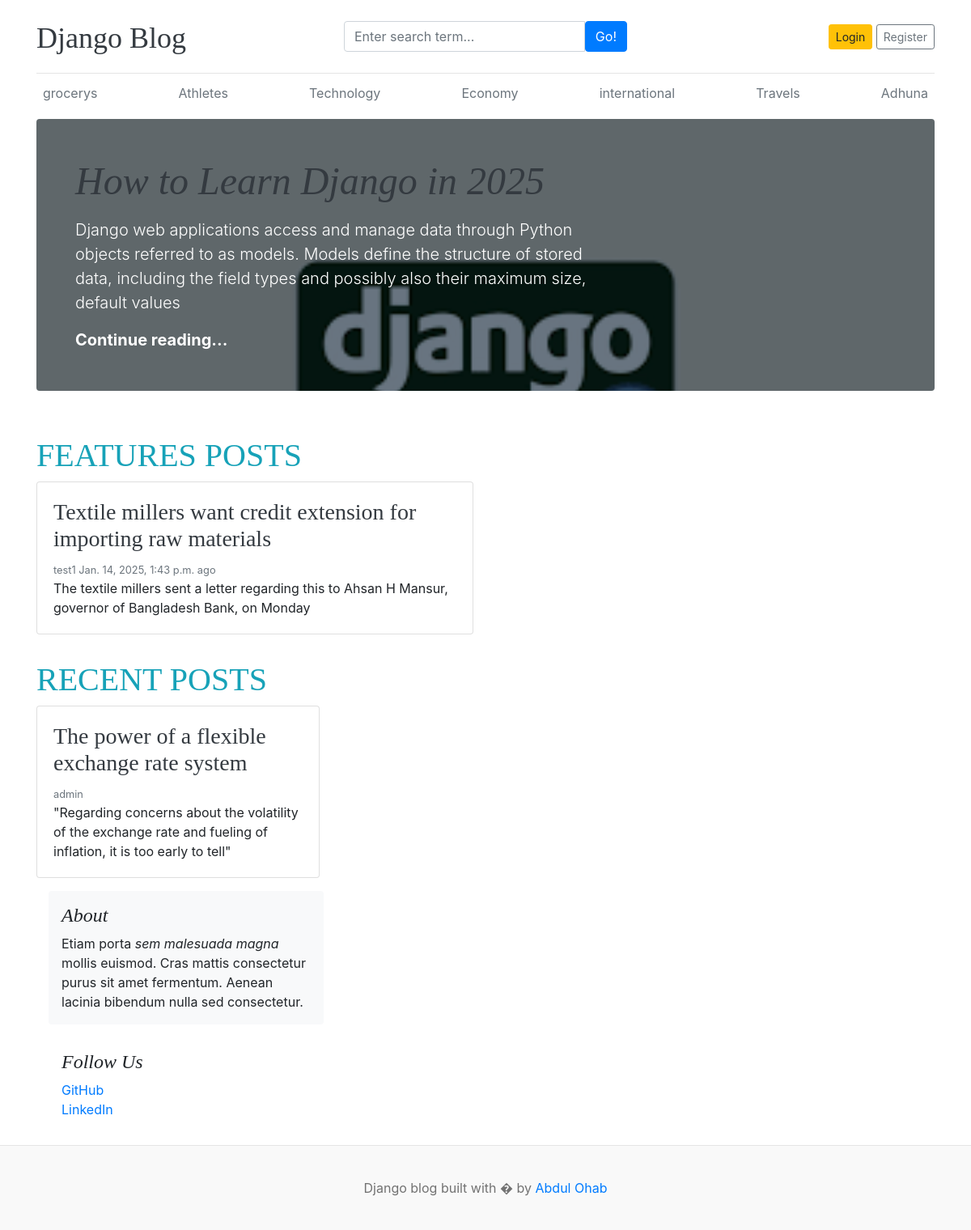
The page / on the database its author committed.
### home/models.py (models this page shows, shortened)
class Category(models.Model):
    category_name=models.CharField(max_length=50,unique=True)
    created_at=models.DateTimeField(auto_now_add=True)
    updated_at=models.DateTimeField(auto_now=True)

class Blogs(models.Model):
    title=models.CharField(max_length=100,unique=True)
    slug=models.SlugField(max_length=100,unique=True)
    category=models.ForeignKey(Category,on_delete=models.CASCADE)
    author=models.ForeignKey(User,on_delete=models.CASCADE)
    blog_image=models.ImageField(upload_to='uploads/%y/%m/%d/')
    short_description=models.TextField(max_length=2000)
    blog_body=models.TextField(max_length=3000)
    status=models.IntegerField(choices=STATUS_CHOICES,default=0)
    is_featured=models.BooleanField(default=False)
    created_at=models.DateTimeField(auto_now_add=True)
    updated_at=models.DateTimeField(auto_now=True)
    def __str__(self):
        return self.title

### home/views.py (the view)
# urls.py: path('', views.homePage ,name='homePage'),
def homePage(request):
    categories=Category.objects.all()
    featured_post=Blogs.objects.filter(is_featured=True,status=1)
    posts=Blogs.objects.filter(is_featured=False,status=1)
    print(posts)
    context={
        'categories':categories,
        'featured_post':featured_post,
        'posts':posts
    }
    return render(request,'home.html',context)

### templates/home.html (shortened to what this page needs)
{% extends 'base.html' %}
{% block content %}
    {% for post in featured_post %}
    {% if forloop.first %}
  <div class="jumbotron p-3 p-md-5 text-white rounded bg-dark" style="background-image: url({{post.blog_image.url}});background-blend-mode: overlay;background-size:cover;">
    <div class="col-md-8 px-0">
      <h1 class="display-4 font-italic"> <a class="text-dark" href="{% url 'blogs' post.slug %}"> {{post.title}}</a> </h1>
      <p class="lead my-3">{{post.short_description}}</p>
      <p class="lead mb-0"><a href="{% url 'homePage' %}" class="text-white font-weight-bold">Continue reading...</a></p>
    </div>
  </div>
  {% endif %}
  {% endfor %}
  <h1 class="pt-4 text-uppercase text-bold text-info ">Features Posts</h1>
  <div class="row mb-2">
    {% for post in featured_post %}
    {% if not forloop.first %}
    <div class="col-md-6">
      <div class="card border-1" >
        <div class="card-body">
          <h3> <a class="text-dark" href="{% url 'blogs' post.slug %}"> {{post.title}}</a></h3>
          <small class="mb-1 text-muted">{{post.author}} {{post.created_at}} ago</small>
          <p class="card-text">{{post.short_description }} </p>
        </div>
      </div>
    </div>
    {% endif %}
    {% endfor %}
  </div>
  <h1 class="pt-4 text-uppercase text-bold text-info ">Recent Posts</h1>
  <main role="main" class="container p-0 ">
    <div class="row">
      {% for post in posts %}
      <div class="col-md-6 col-lg-4 mb-3">
        <div class="card border-1" >
            <div class="card-body" style="min-height: 180px;" >
              <h3 >  <a class="text-dark" href="{% url 'blogs' post.slug %}"> {{post.title}} </a> </h3>
              <small class="mb-1 text-muted">{{post.author}}</small>
              <p class="card-text">{{post.short_description | truncatewords:20}}</p>
            </div>
          </div>
        </div>
        {% endfor %}
      </div>
      <aside class="col-md-4 blog-sidebar">
        <div class="p-3 mb-3 bg-light rounded">
          <h4 class="font-italic">About</h4>
          <p class="mb-0">Etiam porta <em>sem malesuada magna</em> mollis euismod. Cras mattis consectetur purus sit amet fermentum. Aenean lacinia bibendum nulla sed consectetur.</p>
        </div>
        <div class="p-3">
          <h4 class="font-italic">Follow Us</h4>
          <ol class="list-unstyled">
            <li><a href="#">GitHub</a></li>
            <li><a href="#">LinkedIn</a></li>
          </ol>
        </div>
      </aside>
    </div>
{% endblock  %}

### templates/header.html (shortened to what this page needs)
{% load static %}
<!DOCTYPE html>
<html lang="en">
<head>
    <link href="https://getbootstrap.com/docs/4.0/dist/css/bootstrap.min.css" rel="stylesheet">
    <link href="https://cdnjs.cloudflare.com/ajax/libs/font-awesome/6.0.0/css/all.min.css" rel="stylesheet">
    <link href="{% static 'css/blog.css' %}" rel="stylesheet">
  </head>
<body>
    <div class="container">
      <header class="blog-header py-3">
        <div class="row flex-nowrap justify-content-between align-items-center">
          <div class="col-4 pt-1">
            <a class="blog-header-logo text-dark" href="/">Django Blog</a>
          </div>
          <div class="col-4">
            <form action="{% url 'search' %}" method="GET" >
            <div class="input-group">
                <input class="form-control" type="text" name="keyword" placeholder="Enter search term..." aria-label="Enter search term..." aria-describedby="button-search" />
                <button type="submit" class="btn btn-primary" id="button-search" type="button">Go!</button>
            </div>
        </form>
          </div>
          <div class="col-4 d-flex justify-content-end align-items-center">
            {% if not user.is_authenticated %}
            <a class="btn btn-sm btn-warning" href="{% url 'loginPage'  %}">Login</a> &nbsp;
            <a class="btn btn-sm btn-outline-secondary" href="{% url 'registerPage'   %}">Register</a>
            {% else %}
            <span> <a href="{% url 'dashboardPage' %}" class="btn btn-sm btn-warning " > Dashboard </a> </span>&nbsp;
            <span> <a href="{% url 'logoutPage' %}"> Logout </a> </span>
            {% endif %}
          </div>
        </div>
      </header>
      <div class="nav-scroller py-1 mb-2">
        <nav class="nav d-flex justify-content-between ">
          {% for category in categories %}
          <a class="p-2 text-muted  " href="{% url 'categoryPage' category.id  %}"> {{category.category_name}}</a>
          {% endfor %}
        </nav>
      </div>

### static/css/blog.css (style rules this page uses)
.blog-header { border-bottom: 1px solid #e5e5e5; }
.blog-header-logo { font-family: "Playfair Display", Georgia, "Times New Roman", serif; font-size: 2.25rem; }
h1, h2, h3, h4, h5, h6 { font-family: "Playfair Display", Georgia, "Times New Roman", serif; }
.display-4 { font-size: 2.5rem; }
@media (min-width: 768px) { .display-4 { font-size: 3rem; } }

### rows shown on the page
Category: category_name "grocerys"
Category: category_name "Athletes"
Category: category_name "Technology"
Category: category_name "Economy"
Category: category_name "international"
Category: category_name "Travels"
Category: category_name "Adhuna"
Blogs: blog_image (picture), title "How to Learn Django in 2025", short_description "Django web applications access and manage data through Python objects referred to as models. Models define the structure of stored data, including the field types and possibly also their maximum size, default values"
Blogs: title "Textile millers want credit extension for importing raw materials", author "test1", created_at "Jan. 14, 2025, 1:43 p.m.", short_description "The textile millers sent a letter regarding this to Ahsan H Mansur, governor of Bangladesh Bank, on Monday"
Blogs: title "The power of a flexible exchange rate system", author "admin", short_description "\"Regarding concerns about the volatility of the exchange rate and fueling of inflation, it is too early to tell\""
